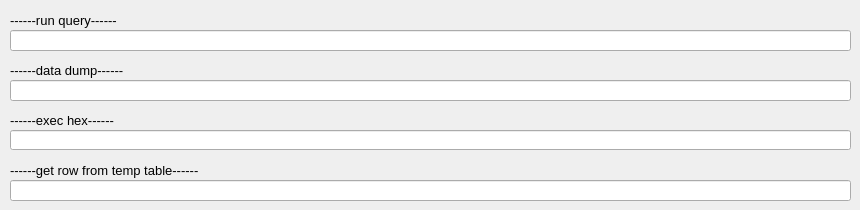
       <widget class="QWidget" name="tab_7">
        <attribute name="title">
         <string>etc</string>
        </attribute>
        <widget class="QLineEdit" name="q_ms_query">
         <property name="geometry">
          <rect>
           <x>10</x>
           <y>30</y>
           <width>841</width>
           <height>21</height>
          </rect>
         </property>
         <property name="font">
          <font>
           <pointsize>9</pointsize>
          </font>
         </property>
         <property name="text">
          <string/>
         </property>
        </widget>
        <widget class="QLabel" name="label_26">
         <property name="geometry">
          <rect>
           <x>10</x>
           <y>10</y>
           <width>291</width>
           <height>20</height>
          </rect>
         </property>
         <property name="font">
          <font>
           <pointsize>10</pointsize>
          </font>
         </property>
         <property name="text">
          <string>------run query------</string>
         </property>
        </widget>
        <widget class="QLineEdit" name="q_ms_data_dump">
         <property name="geometry">
          <rect>
           <x>10</x>
           <y>80</y>
           <width>841</width>
           <height>21</height>
          </rect>
         </property>
         <property name="font">
          <font>
           <pointsize>9</pointsize>
          </font>
         </property>
         <property name="text">
          <string/>
         </property>
        </widget>
        <widget class="QLabel" name="label_29">
         <property name="geometry">
          <rect>
           <x>10</x>
           <y>60</y>
           <width>291</width>
           <height>20</height>
          </rect>
         </property>
         <property name="font">
          <font>
           <pointsize>10</pointsize>
          </font>
         </property>
         <property name="text">
          <string>------data dump------</string>
         </property>
        </widget>
        <widget class="QLabel" name="label_24">
         <property name="geometry">
          <rect>
           <x>10</x>
           <y>160</y>
           <width>291</width>
           <height>20</height>
          </rect>
         </property>
         <property name="font">
          <font>
           <pointsize>10</pointsize>
          </font>
         </property>
         <property name="text">
          <string>------get row from temp table------</string>
         </property>
        </widget>
        <widget class="QLineEdit" name="q_ms_get_row">
         <property name="geometry">
          <rect>
           <x>10</x>
           <y>180</y>
           <width>841</width>
           <height>21</height>
          </rect>
         </property>
         <property name="font">
          <font>
           <pointsize>9</pointsize>
          </font>
         </property>
         <property name="text">
          <string/>
         </property>
        </widget>
        <widget class="QLineEdit" name="q_ms_exec_hex">
         <property name="geometry">
          <rect>
           <x>10</x>
           <y>130</y>
           <width>841</width>
           <height>20</height>
          </rect>
         </property>
         <property name="font">
          <font>
           <pointsize>9</pointsize>
          </font>
         </property>
         <property name="text">
          <string/>
         </property>
        </widget>
        <widget class="QLabel" name="label_22">
         <property name="geometry">
          <rect>
           <x>10</x>
           <y>110</y>
           <width>291</width>
           <height>20</height>
          </rect>
         </property>
         <property name="font">
          <font>
           <pointsize>10</pointsize>
          </font>
         </property>
         <property name="text">
          <string>------exec hex------</string>
         </property>
        </widget>
       </widget>
